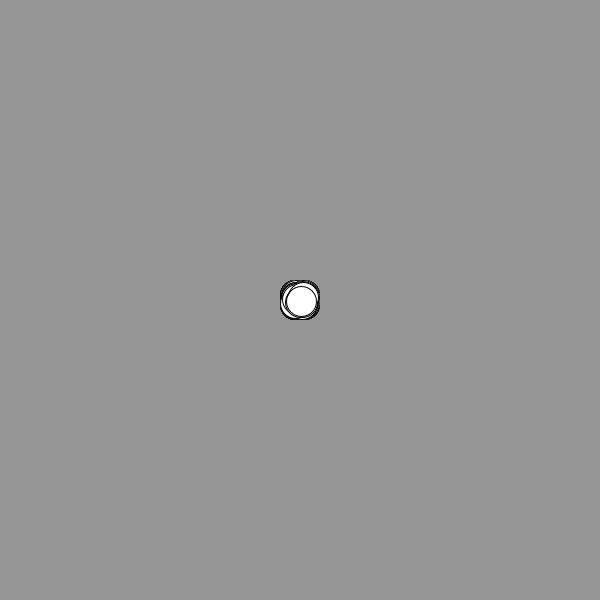
Frame 1 (no input)
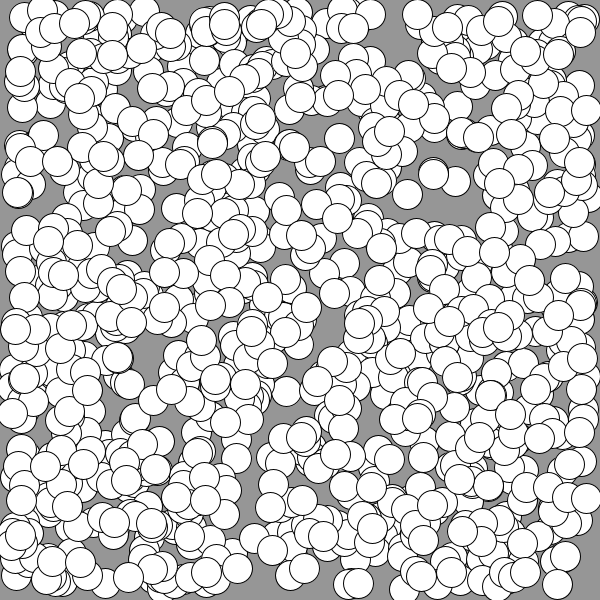
Frame 60 (the mouse pressed at the canvas centre just before this capture)
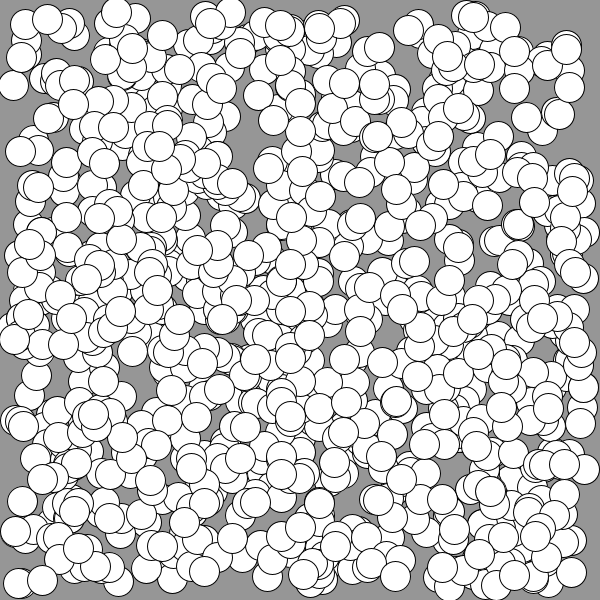
Frame 120 (the mouse held since frame 60 and released just before this capture)

The Processing sketch that drew these frames (run headless with seeded random() and noise(); from frame 60 on, the mouse is pressed at the canvas centre):

// Processing sketch: classworkabsent1
// ── classworkabsent1.pde
int num =1000;

float[] xspeed = new float[num];
float[] yspeed= new float[num];
float[] xpos= new float[num];
float[] ypos= new float[num];

float radius = 15;

void setup() {
  
  size(600, 600);
  
  
  for (int i = 0; i < num; i++) {
    xpos[i] = width/2;
    ypos[i] = height/2;
    xspeed[i] = random(-5,5); 
    yspeed[i] = random(-5,5); 
  }
}

void draw() {
  background(150);
  for (int i = 0; i < num; i++) {
    
    if (xpos[i] > width - radius || xpos[i] < radius){ 
      xspeed[i] *= -1;
    }
    
    if (ypos[i] > height - radius || ypos[i] <radius){ 
      yspeed[i] *= -1;
    }
    
    xpos[i] += xspeed[i];
    ypos[i] += yspeed[i];
    
    ellipse( xpos[i], ypos[i], radius * 2, radius * 2);
  }
}
